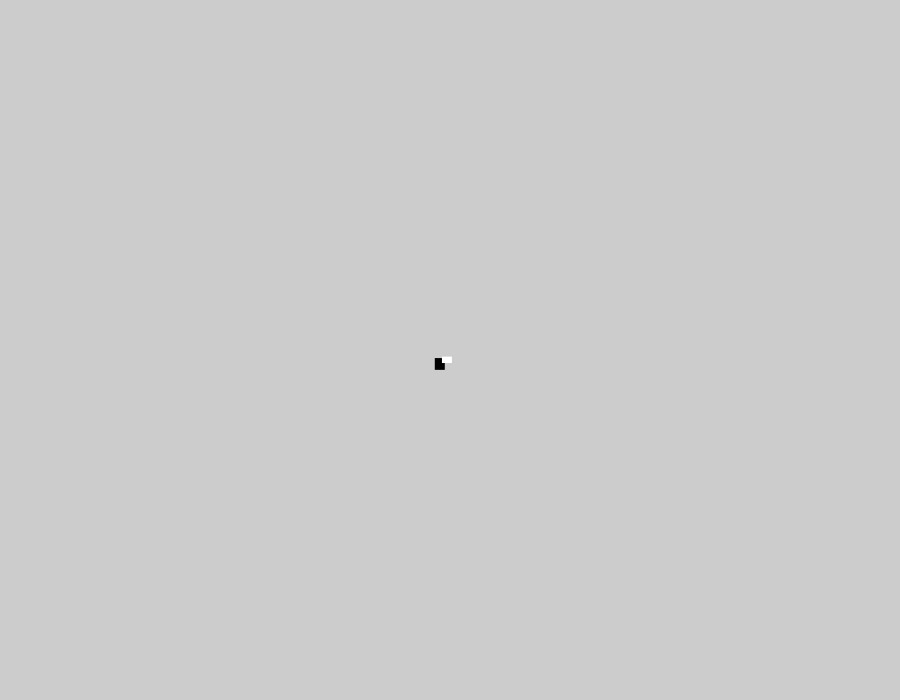
Frame 1 (no input)
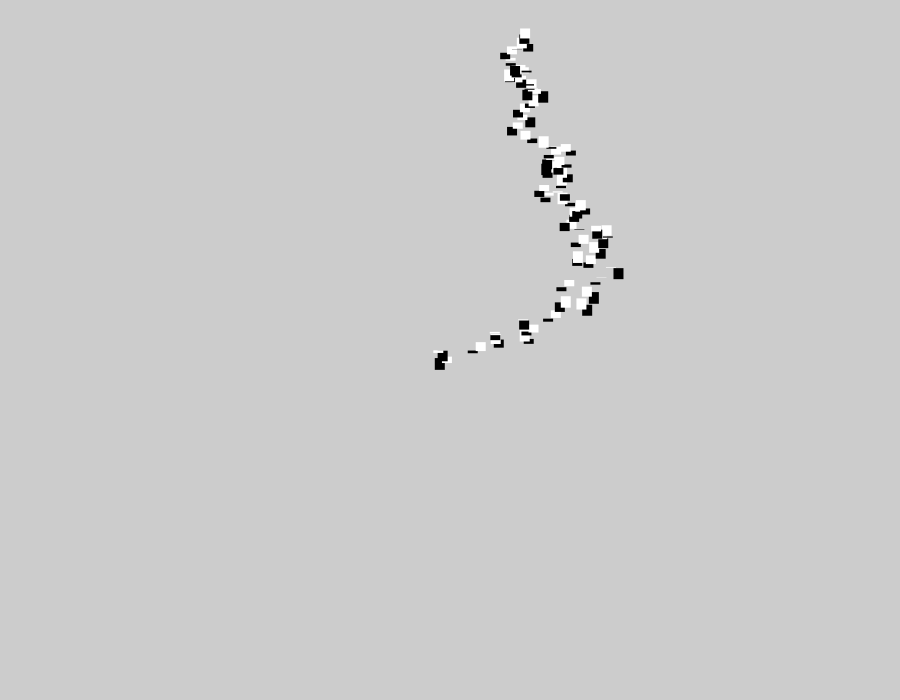
Frame 60 (the mouse pressed at the canvas centre just before this capture)
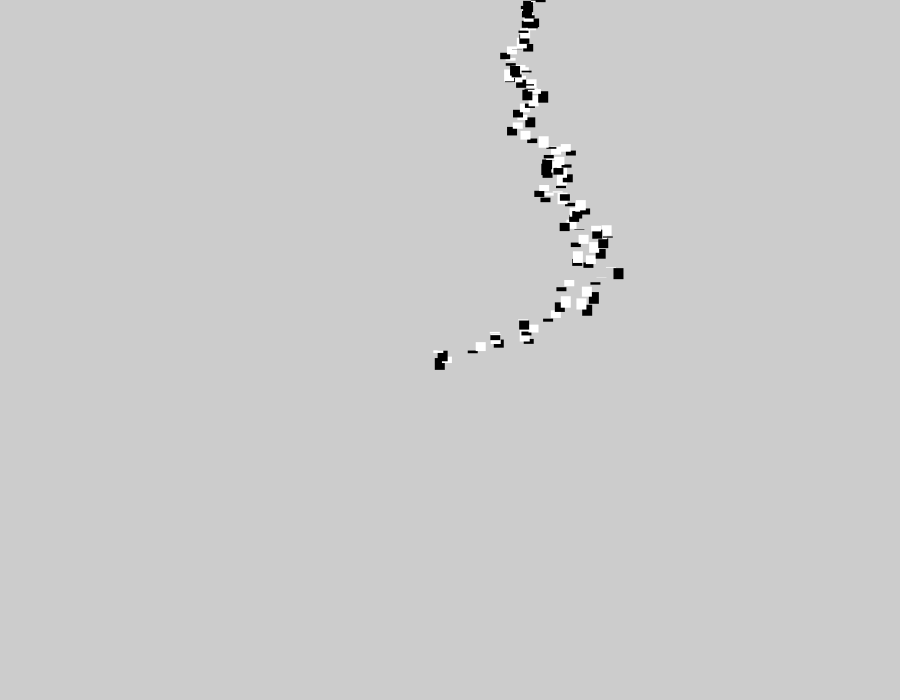
Frame 120 (the mouse held since frame 60 and released just before this capture)

The Processing sketch that drew these frames (run headless with seeded random() and noise(); from frame 60 on, the mouse is pressed at the canvas centre):

// Processing sketch: processing_46120
// ── processing_46120.pde

 float x = 450;
float y = 360;
float xspeed = .00001;
float yspeed = .00001;
       
void setup() {
  size (900 ,700);
  frameRate(30);
}
        
void draw(){
 drawscribe(4, .1*y, 0,.0001);
 drawscribe(.5, 8, 255, .01001); 
}
          
void drawscribe(float doodle, float diddle, int jangle, float fiddle){
 x = x  + -.001+xspeed+(.0001%y)+(diddle*( cos(y)));
  y = y + .01-yspeed-(fiddle*x)+(doodle*(cos(x)));
         
  if ((x > width) || (x < 01 )) {
    xspeed = -xspeed;
  }
       
xspeed = Y*xspeed;
           
    if (( y > height) || (y < 1)) {
      yspeed = - yspeed ;
    }
           
    strokeWeight(10);
    noStroke();
   // stroke((300*(cos(y)*2)+(cos(x)*.3)/5),x/5,190-(y*.33)-(x*.5));
   fill(jangle);
    
   // fill((50*(11%(cos(y))*2)*(cos(x)*6)/5)*10,(x%5)*cos(y)*40,10%(y*10)+(x*.1));
    //fill(20*r+(y+2), x*1, y*1);
    rectMode(CENTER);
    rect (x,y,10,2*(5*cos(x)+cos(y)));
}  
          
      
void keyPressed() {
  save("japey.tiff");
}
                
                
